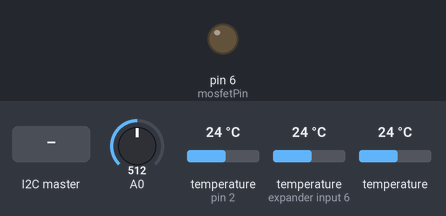
Simulated run of this sketch. Board: Arduino Nano, built with avr-gcc and run on an emulated ATmega328P. Parts: output pins drawn as LEDs (lit = HIGH). Inputs (shaded band) come from the test bench; at power-on: A0 = 512, temperature (sensors on pin 2, expander input 6) 24 °C, temperature 24 °C. What the sketch prints to the serial monitor is not drawn.

Above: at 1.2 s.
1.3 s: the I2C master sends the byte 0
2.8 s: the I2C master sends the byte 1
4.3 s: the I2C master sends the byte 5
Timing chart, 0 to 7.3 s (numbered marks = the images above; inputs shaded):
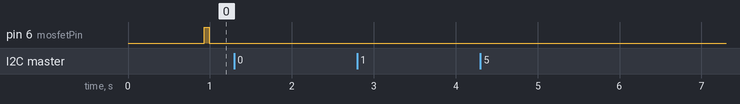

Measured:
- after the input at 1.3 s, every drawn part: stays the same
- after the input at 2.8 s, every drawn part: stays the same
- after the input at 4.3 s, every drawn part: stays the same

The sketch:

Arduino_Chair_Replica_Nano.ino
```cpp
// =================================
// Arduino Nano
// Arduino 1.8.13
// Author: hqrrr
// Date of last update: Jan. 2021
// =================================

// ---------------------------
//     I2C communication
// ---------------------------
#include<Wire.h>

// ---------------------------
//  Dallas Temperature sensor
// ---------------------------
#include <OneWire.h>
#include <DallasTemperature.h>

// Data wire is plugged into pin 2 on the Arduino
#define ONE_WIRE_BUS 2

// Setup a oneWire instance to communicate with any OneWire devices
// (not just Maxim/Dallas temperature ICs)
OneWire oneWire(ONE_WIRE_BUS);

// Pass our oneWire reference to Dallas Temperature.
DallasTemperature sensors(&oneWire);


// ---------------------------
//     PID controller
// ---------------------------
/*
 * by Dorian
 * Concept:
 * 1) We read the temperature (Input) in the center of the chair
 * 2) We compare the Input with Setpoint and compute Output (heaterPID.Compute())
 * 3) We translate output into Power with upper and lower limit (0-100%)
 * 4) We translate Power into a pulse to control the heater
 *
 * Reglerparameter: Kp, Ki, Kd, delay zwischen Messungen
 * (je kürzer das delay, desto schneller wächst der Integratoranteil im Regler)
 */
#include <PID_v1.h>
// PI controller
double Setpoint;  // T_set
double Input;     // T_room
double Output;    // Power
double Kp = 1, Ki = 1, Kd = 0; // Controller Parameters
// Create PID instance
PID heaterPID(&Input, &Output, &Setpoint, Kp, Ki, Kd, DIRECT);

// ---------------------------
//         Variables
// ---------------------------
// mosfet
int mosfetPin = 6;
int mosfetOn = 255; // 0 - 255
int mosfetOff = 0; // 0 - 255
int heatingOn_time;
int heatingOff_time;
// sensors
float T_chair1 = 33.3333; // DS18B20 temperature sensor on the chair
float T_chair2 = 33.3333; // DS18B20 temperature sensor on the chair
float T_chair3 = 33.3333; // DS18B20 temperature sensor on the chair
int deviceCount = 0; // count how many DS18B20 temperature sensor on the chair, by default = 0
int sitting_pressure; // pressure sensor on the chair
// settings
float T_set = 25;
// receiving
int heater_onOff;
float hum_room;
float T_room;
int is_sitting = 1; // 0:True, 1: False, by default = 1
int sit_p_setpoint = 50; // 0-1023, 0: no pressure, 1023: max. 10kg.


// the setup function runs once when you press reset or power the board
void setup() {
  // initialize digital pin LED_BUILTIN as an output.
  pinMode(mosfetPin, OUTPUT);

  // use pin A0 for pressure sensor
  pinMode(A0, INPUT);

  // start serial port
  Serial.begin(9600);

  // specify the slave
  Wire.begin(8);                // join i2c bus with address #8
  // call the function when Slave receives value from master and when Master request value from Slave
  Wire.onReceive(receiveEvent); // register receive event
  Wire.onRequest(requestEvent); // register request event

  // Start up the library
  sensors.begin();

  // PID controller
  Input = T_room;
  Setpoint = T_set;
  // Turn PID on
  heaterPID.SetMode(AUTOMATIC);
  // Adjust PID values
  heaterPID.SetTunings(Kp, Ki, Kd);

  // locate DS18B20 devices on the bus
  Serial.print("Locating devices...");
  Serial.print("Found ");
  deviceCount = sensors.getDeviceCount();
  Serial.print(deviceCount, DEC);
  Serial.println(" DS18B20 sensors.");
  Serial.println("");

}

// the loop function runs over and over again forever
void loop() {

  // Send the command to get temperatures
  sensors.requestTemperatures();
  // read temperature
  T_chair1 = sensors.getTempCByIndex(0);
  T_chair2 = sensors.getTempCByIndex(1);
  T_chair3 = sensors.getTempCByIndex(2);

  // read sitting pressure value
  sitting_pressure = analogRead(A0);
  if (sitting_pressure > sit_p_setpoint){
    is_sitting = 0;
  }
  else {
    is_sitting = 1;
  }

  // print siiting pressure between 0 and 1023 and the temperature in Celsius
  Serial.println("Sitting pressure[0-1023],Temperature[degC]_Dallas_0,Temperature[degC]_Dallas_1,Temperature[degC]_Dallas_2");
  Serial.print(sitting_pressure);
  Serial.print(",");
  Serial.print(T_chair1);
  Serial.print(",");
  Serial.print(T_chair2);
  Serial.print(",");
  Serial.println(T_chair3);

  // PID controller incl. delay
  PID_control();

}

// ---------------------------
//         Functions
// ---------------------------
void PID_control() {
  // PID controller, read Input from sensor(received from Master), compute, write Output to actuator
  Input = (T_chair1 + T_chair2 + T_chair3) / 3;  // T mean readed from chair as input
  Setpoint = T_set;
  heaterPID.Compute();
  // Set Power (Output) within 0 and 100 %
  Output = constrain(Output, 0, 100);
  //analogWrite(3, Output);

  // Output for serial plotter
  Serial.print("PID Input: ");
  Serial.print(Input);
  Serial.print("   ");
  Serial.print("PID Output: ");
  Serial.print(Output);
  Serial.print("   ");
  Serial.print("PID Setpoint: ");
  Serial.println(Setpoint);

  // Prinzip PI Regler ->
  // - On        ______         _______           ________
  // - Off _____|      |_______|       |_________|        |______
  //            /------/               /---------/
  //         heatingOn_time          heatingOff_time
  // z.B. PID Output = 0 -> heatingOn_time = 0 und heatingOff_time = 5000 (Periode: 5 sec.)
  //      PID Output = 100 -> heatingOn_time = 5000 und heatingOff_time = 0.

  heatingOn_time = 5000 * Output / 100;
  heatingOff_time = 5000 - heatingOn_time;

  if (T_chair1 < T_set && T_chair2 < T_set && T_chair3 < T_set && is_sitting == 0 && heater_onOff == 0){

    analogWrite(mosfetPin, mosfetOn); // Heizmatte anschalten
    delay(heatingOn_time); // die Zeit ist abhängig von PID Output
    analogWrite(mosfetPin, mosfetOff);
    delay(heatingOff_time);
  }
  else {
    analogWrite(mosfetPin, mosfetOff);
    delay(5000);
  }
}


void requestEvent() {
  String T00_is_chair_Str = String(T_chair1, DEC).substring(0,4);
  String T01_is_chair_Str = String(T_chair2, DEC).substring(0,4);
  String T02_is_chair_Str = String(T_chair3, DEC).substring(0,4);
  String is_sitting_Str = String(is_sitting, DEC).substring(0,1);
  String PID_Output_Str = String(Output, DEC).substring(0,4);
  Wire.write(T00_is_chair_Str.c_str());        // respond with message of 4 bytes as expected by master
  Serial.println("T00_chair = " + String(T_chair1));
  Wire.write(T01_is_chair_Str.c_str());        // respond with message of 4 bytes as expected by master
  Serial.println("T01_chair = " + String(T_chair2));
  Wire.write(T02_is_chair_Str.c_str());        // respond with message of 4 bytes as expected by master
  Serial.println("T02_chair = " + String(T_chair3));
  Wire.write(is_sitting_Str.c_str());        // respond with message of 4 bytes as expected by master
  Serial.println("is_sitting = " + String(is_sitting));
  Wire.write(PID_Output_Str.c_str());        // respond with message of 1 bytes as expected by master
  Serial.println("PID Output = " + String(Output));
}

void receiveEvent(int howMany) {

  char data_received[31];
  int i=0;

  Serial.print("Wire.available() = ");
  Serial.println(Wire.available());

  while (0 < Wire.available()) {            // loop through all bytes
    data_received[i] = Wire.read();         // receive byte as a character
    i++;
  }

  // Handling the received data
  String data = (String)data_received;

  Serial.println("Data_received = ");
  Serial.println(data_received);

  if (data.substring(0,1) == "0") {heater_onOff = 0;}
  else if (data.substring(0,1) == "1") {heater_onOff = 1;}
  else {heater_onOff = 1; Serial.println("heater_onOff ERROR: Wrong format");}

  T_set = data.substring(1,3).toFloat();
  hum_room = data.substring(3,7).toFloat();
  T_room = data.substring(7,11).toFloat();

  Serial.print("heater_onOff: ");
  Serial.println(heater_onOff);
  Serial.print("T_set: ");
  Serial.println(T_set);
  Serial.print("humidity room: ");
  Serial.println(hum_room);
  Serial.print("temperature room: ");
  Serial.println(T_room);

}
```
